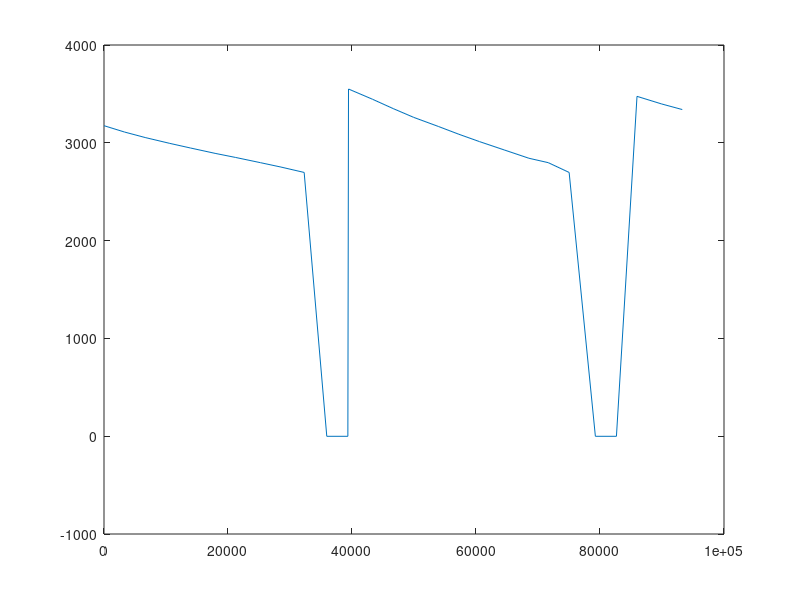

MATLAB code for this plot: (Note: this script raises an error after producing the figure.)
% some stuff for water project
format short g

% time values from table 1
% all in seconds
t = [0, 3316, 6635,...
     10619, 13937, 17921,...
     21240, 25223, 28543,...
     32284, 35932, 39332,...
     39435, 43318, 46636,...
     49953, 53936, 57254,...
     60574, 64554, 68535,...
     71654, 75021, 79254,...
     82649, 85968, 89953,...
     93270];

% heights given from table 1
% all in hundreths of feet
% a -1 entry indicates pumping
l = [3175, 3110, 3054,...
     2994, 2947, 2892,...
     2850, 2797, 2752,...
     2697, -1, -1,...
     3550, 3445, 3350,...
     3260, 3167, 3087,...
     3012, 2927, 2842,...
     2797, 2697, -1,...
     -1, 3475, 3397,...
     3340];

% plot the raw data
plot(t,l)

% create a plot of delta volume per hour
deltaV = zeros(1, 28);

for i = 2:28
    deltaV(i) = l(i) - l(i-1);
end

% plot the deltaV
%plot(t, deltaV)

% print a summary table
table(t',l',deltaV')

% find an average of the sensible deltaV's
good = 0; % holds the sensible values
low = -500; % ignore changes below this
high = 0; % ignore changes above this
deltaVmod = []; % an empty holder array
deltaTmod = []; % holds the good delta T's

%populate deltaV
for i = 1:length(deltaV)
    if high > deltaV(i)
        if low < deltaV(i)
            good = good + 1;
            deltaVmod(good) = deltaV(i);
            deltaTmod(end+1) = t(i)-t(i-1);
        end
    end
end

% get average changes per second
deltaVavgs = zeros(length(deltaTmod),1);
for i = 1:length(deltaTmod)
    deltaVavgs(i) = deltaVmod(i)./deltaTmod(i);
end

% this is the mean of delta v per second over good values
% mean(deltaVavgs) % -0.019532
% we want to treat this as slope of one section


% TODO: find the fill rate similarly

% TODO: create a single period by averaging around similar values

% TODO: fourier series periodic extension type deal

%function [time, levels] = model(times, startLev)
% MODELLING STUFF HERE
%end










